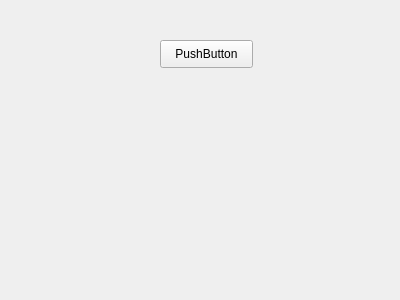
<?xml version="1.0" encoding="UTF-8"?>
<ui version="4.0">
 <class>Form</class>
 <widget class="QWidget" name="Form">
  <property name="geometry">
   <rect>
    <x>0</x>
    <y>0</y>
    <width>400</width>
    <height>300</height>
   </rect>
  </property>
  <property name="windowTitle">
   <string>Form</string>
  </property>
  <widget class="QPushButton" name="pushButton">
   <property name="geometry">
    <rect>
     <x>160</x>
     <y>40</y>
     <width>93</width>
     <height>28</height>
    </rect>
   </property>
   <property name="text">
    <string>PushButton</string>
   </property>
  </widget>
 </widget>
 <resources/>
 <connections/>
</ui>
